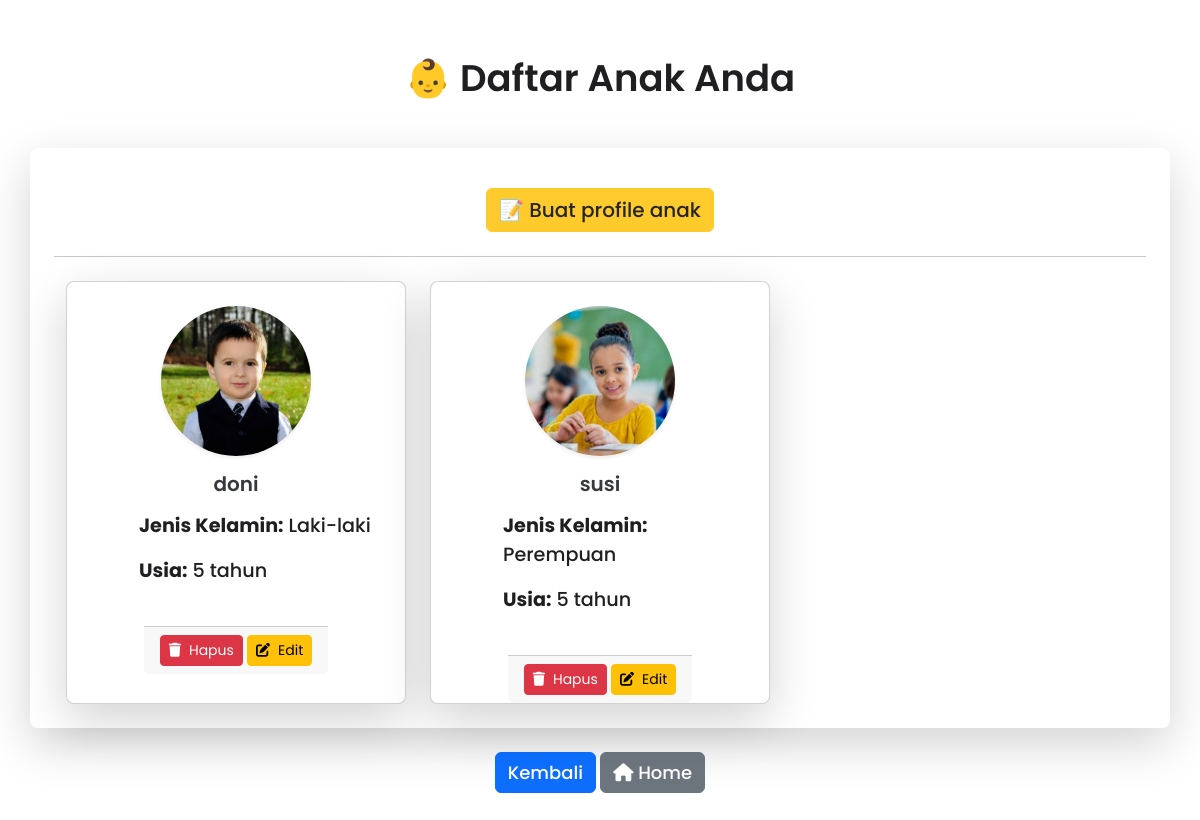
Screenshot of /users/profile_view/ (signed in) with the database file from the repository.
### users/models.py (models this page shows, shortened)
class Child(models.Model):
    GENDER_CHOICES = [
        ('Laki-laki', 'Laki-laki'),
        ('Perempuan', 'Perempuan'),
    ]
    user = models.ForeignKey(settings.AUTH_USER_MODEL, on_delete=models.CASCADE, related_name='children')
    nama_anak = models.CharField(max_length=100)
    jenis_kelamin = models.CharField(max_length=10, choices=GENDER_CHOICES)
    hobi = models.CharField(max_length=255)
    ktp = models.FileField(upload_to='uploads/ktp/', null=True, blank=True)
    akta_kelahiran = models.FileField(upload_to='uploads/akta_kelahiran/', null=True, blank=True)
    riwayat_penyakit = models.TextField()
    program = models.ForeignKey(Program, on_delete=models.SET_NULL, null=True, blank=True)
    usia = models.IntegerField()
    keterangan_tambahan = models.TextField(null=True, blank=True)
    foto_anak = models.ImageField(upload_to='child_profiles/', null=True, blank=True)
    is_approved = models.BooleanField(default=False)

### users/views.py (the view)
# urls.py: path('profile_view/', views.profile_view, name='profile_view'),
def profile_view(request):
    active_pendaftarans = Pendaftaran.objects.filter(
        nama_ortu=request.user,
        payment_status='success'
    )
    children = Child.objects.filter(user=request.user, is_approved=True)
    pending_children = Child.objects.filter(user=request.user, is_approved=False)
    active_programs = []
    for pendaftaran in active_pendaftarans:
        active_programs.append({
            'program_name': pendaftaran.program.name,
        })
    context = {
        'children': children,
        'active_programs': active_programs,
        'pending_children': pending_children,
    }
    return render(request, 'profile_view.html', context)

### users/templates/profile_view.html (shortened to what this page needs)
{% extends 'base/base_element.html' %}
{% load static %}
{% block extra_css %}
<link rel="stylesheet" href="{% static 'css/profilechild-style.css' %}" />
{% endblock %}
{% block body_block %}
<div class="container ">
    <h2 class="text-center mb-4 p-4 title" >👶 Daftar Anak Anda</h2>
    {% if children %}
    <div class="row rounded-3 p-4 shadow-lg ">
      <div class="p-3 mx-auto text-center">
        <a href="{% url 'users:profile' %}" style="text-decoration:none;font-size:20px;font-weight:500;opacity:85%" class="btn btn-warning">📝 Buat profile anak</a>
      </div>
      <hr class="mb-4 mt-2">
        {% for child in children %}
        <div class="col-12 col-md-6 col-lg-4">
            <div class="card child-card h-100 shadow-lg rounded-3">
                <div class="text-center p-4">
                    <img
                        src="{% if child.foto_anak %}{{ child.foto_anak.url }}{% else %}{% static 'images/IMG_6643.png' %}{% endif %}"
                        class="child-image mb-3 rounded-circle shadow-sm" style="width:150px;height:150px"
                        alt="Foto {{ child.nama_anak }}"
                    />
                    <div class="child-details">
                        <h5 class="mb-3" style="font-weight:600;opacity:90%">{{ child.nama_anak }}</h5>
                        <div class="text-start ms-5">
                            <p><strong>Jenis Kelamin:</strong> {{ child.jenis_kelamin }}</p>
                            <p><strong>Usia:</strong> {{ child.usia }} tahun</p>
                        </div>
                    </div>
                </div>
                <div class="card-footer mx-auto">
                    <form
                        method="POST"
                        action="{% url 'users:delete_child' child.id %}"
                        class="d-inline"
                    >
                        <button type="submit" class="btn btn-danger btn-sm">
                            <i class="fa-solid fa-trash me-2"></i>Hapus
                        </button>
                    </form>
                    <a href="#" class="btn btn-warning btn-sm">
                        <i class="fa fa-edit me-2"></i>Edit
                    </a>
                </div>
            </div>
        </div>
        {% endfor %}
    </div>
    {% else %}
    <hr class="my-2">
    <div class="empty-state text-center">
        <p class="text-muted">Anda belum memiliki anak yang terdaftar.</p>
    </div>
    {% endif %}
    <div class="p-2 mt-3 text-center">
    <a href="{% url 'users:profile-base' %}" style="text-decoration:none;font-size:18px;font-weight:500" class="btn btn-primary">Kembali</a>
    <a href="{% url 'users:profile-base' %}" style="text-decoration:none;font-size:18px;font-weight:500" class="btn btn-secondary"><i class="fa-solid fa-house"></i> Home</a>
    </div>
</div>
{% endblock %}

### templates/base/base_element.html (shortened to what this page needs)
<!DOCTYPE html>
{% load static %}
<html>
  <head>
    {% block extra_css %} {% endblock %}
    <link
      href="https://cdn.jsdelivr.net/npm/bootstrap@5.3.3/dist/css/bootstrap.min.css"
      rel="stylesheet"
    />
    <link
      href="https://cdn.jsdelivr.net/npm/bootstrap@5.3.0-alpha3/dist/css/bootstrap.min.css"
      rel="stylesheet"
    />
    <link
      href="https://cdnjs.cloudflare.com/ajax/libs/font-awesome/6.0.0-beta3/css/all.min.css"
      rel="stylesheet"
    />
    <link
      href="https://cdn.jsdelivr.net/npm/bootstrap-icons/font/bootstrap-icons.css"
      rel="stylesheet"
    />
  </head>
  <body>
    <section>{% block body_block %} {% endblock %}</section>
  </body>
</html>

### static/css/profilechild-style.css (style rules this page uses)
* { padding: 0; margin: 0; box-sizing: border-box; font-family: "Poppins", sans-serif; scroll-behavior: smooth; text-decoration: none; list-style: none; }
:root { --primary-color: #15a6f5; --secondary-color: #6c757d; --background-color: #fff; --text-color: #1f1f21; --border-radius: 10px; }
body { background-color: var(--secondary-color); color: var(--text-color); line-height: 1.6; }
.container { max-width: 1200px; padding: 2rem; }
.title { color: var(--text-color); font-size: 37px; font-weight: 600; position: relative; padding-bottom: 10px; }
.btn-secondary { background-color: var(--secondary-color); color: var(--text-color); border: 2px solid var(--primary-color); transition: all 0.3s ease; }
.card { background-color: white; border: none; border-radius: var(--border-radius); box-shadow: 0 10px 25px rgba(0, 0, 0, 0.05); transition: transform 0.3s ease-in-out; }
.card-footer { background-color: transparent; border-top: 1px solid rgba(0, 0, 0, 0.05); padding: 1rem; }
.btn-danger { background-color: var(--danger-color); border: none; transition: all 0.3s ease; }
.btn-warning { background-color: var(--warning-color); border: none; color: white; transition: all 0.3s ease; }
.text-center p { color: var(--text-color); font-size: 1.2rem; font-weight: 500; }

### rows the page displays
Child: foto_anak (picture), nama_anak "doni", jenis_kelamin "Laki-laki", usia "5"
Child: foto_anak (picture), nama_anak "susi", jenis_kelamin "Perempuan", usia "5"
